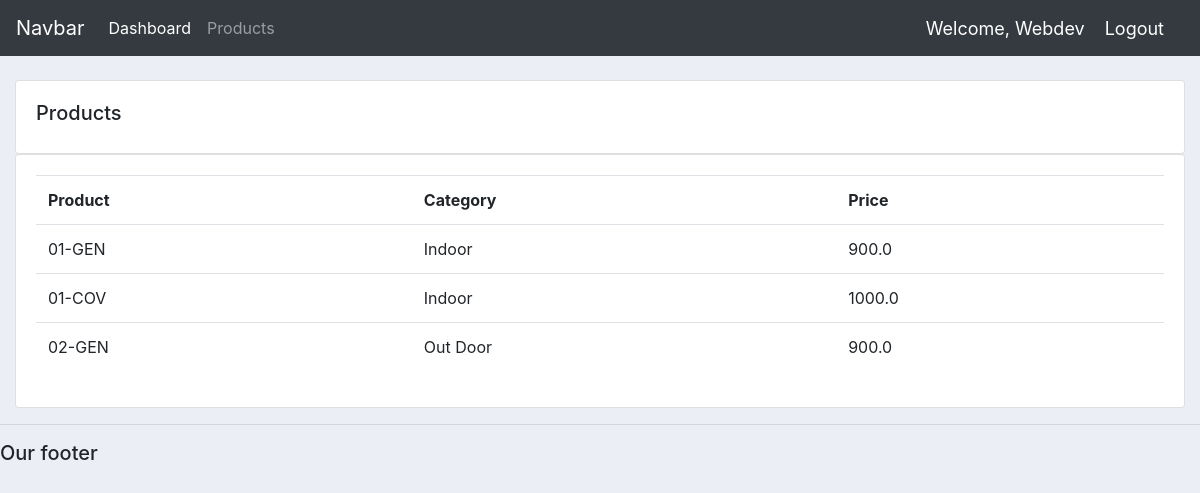
Screenshot of /products/ (signed in) with the database file from the repository.
### accounts/models.py (models this page shows, shortened)
class Product(models.Model):
	CATEGORY = (
			('Indoor', 'Indoor'),
			('Out Door', 'Out Door'),
			)
	name = models.CharField(max_length=200, null=True)
	price = models.FloatField(null=True)
	category = models.CharField(max_length=200, null=True, choices=CATEGORY)
	description = models.CharField(max_length=200, null=True, blank=True)
	date_created = models.DateTimeField(auto_now_add=True, null=True)
	tags = models.ManyToManyField(Tag)

### accounts/decorators.py (the view)
		def wrapper_func(request, *args, **kwargs):
			group = None
			if request.user.groups.exists():
				group = request.user.groups.all()[0].name
			if group in allowed_roles:
				return view_func(request, *args, **kwargs)
			else:
				return HttpResponse('You are not authorized to view this page')

### accounts/views.py (called while the page is built)
@login_required(login_url='login')
@allowed_users(allowed_roles=['admin'])
def products(request):
	products = Product.objects.all()
	return render(request, 'accounts/products.html', {'products':products})

### accounts/templates/accounts/products.html
{% extends 'accounts/base.html' %}
{% block content %}
<br>
<div class="row">
  <div class="col-md">
    <div class="card card-body">
      <h5>Products</h5>
    </div>
    <div class="card card-body">
      <table class="table">
        <tr>
          <th>Product</th>
          <th>Category</th>
          <th>Price</th>
        </tr>
        {% for i in products %}
						<tr>
							<td>{{i.name}}</td>
							<td>{{i.category}}</td>
							<td>{{i.price}}</td>
						</tr>
				{% endfor %}
      </table>
    </div>
  </div>
</div>
{% endblock content %}

### accounts/templates/accounts/navbar.html (shortened to what this page needs)
<nav class="navbar navbar-expand-lg navbar-dark bg-dark">
  <a class="navbar-brand" href="#">Navbar</a>
  <div class="collapse navbar-collapse" id="navbarNavAltMarkup">
    <div class="navbar-nav">
      {% if request.user.is_staff %}
      <a class="nav-item nav-link active" href="{% url 'home' %}">Dashboard </a>
      <a class="nav-item nav-link" href="{% url 'products' %}">Products</a>
      {% else %}
       <li class="nav-item">
        <a class="nav-link" href="{% url 'account' %}">Settings</a>
      </li>
      {% endif %}
    </div>
  </div>
  <span class="hello-msg">Welcome, {{request.user}}</span>
  <span ><a  class="hello-msg" href="{% url 'logout' %}">Logout</a></span>
</nav>

### static/css/base.css (style rules this page uses)
body { background-color: #ebeff5; }

### accounts/templates/accounts/navbar.html (style rules this page uses)
.hello-msg { font-size: 18px; color: #fff; margin-right: 20px; }

### rows the page displays
Product: name "01-GEN", category "Indoor", price "900.0"
Product: name "01-COV", category "Indoor", price "1000.0"
Product: name "02-GEN", category "Out Door", price "900.0"

### other values shown
{{ request.user }} "Webdev"
